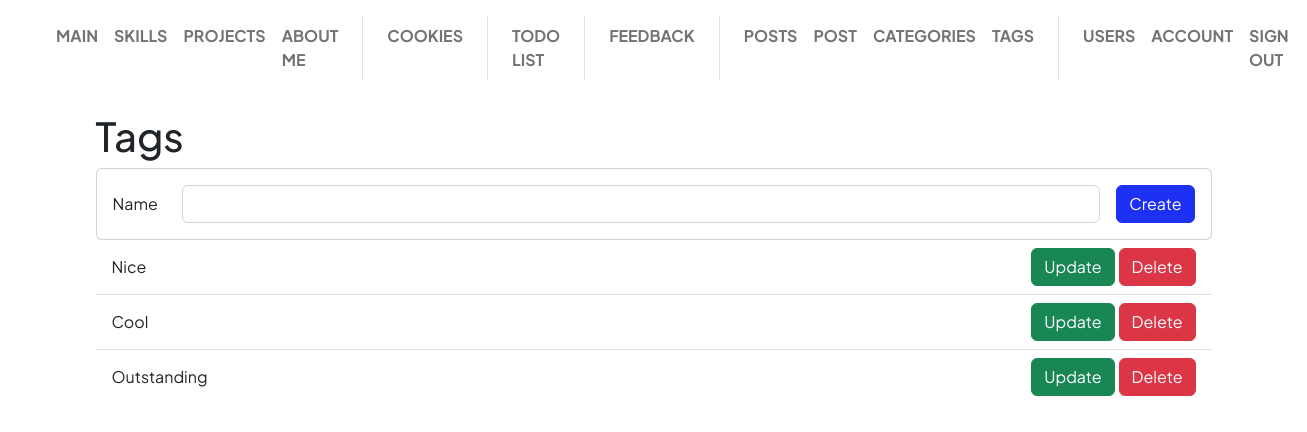
Screenshot of /post/tag/list (signed in) with the database file from the repository.
### app/post/models.py (models this page shows)
class Tag(db.Model):
    __tablename__ = "tag"
    id = Column(Integer, primary_key=True)
    name = Column(String(48), nullable=False)
    posts: Mapped[List[Post]] = db.relationship(secondary=post_tag_m2m, back_populates="tags")

### app/post/views.py (the view)
@post_blueprint.route('/tag/', methods=["GET", "POST"])
@post_blueprint.route('/tag/list', methods=["GET", "POST"])
def tag_list():
    form = TagCreationForm()
    if form.validate_on_submit():
        tag = Tag(name=form.name.data)
        db.session.add(tag)
        db.session.commit()
        flash("New tag has been added", "success")
        return redirect(url_for('.tag_list'))
    elif request.method == "POST":
        flash("New tag cannot be created until you resolve the mistake", "danger")
    all_tags = Tag.query.all()
    return render_template("post-tags/list.html", all_tags=all_tags, creation_form=form)

### app/post/forms.py (shortened to what this page needs)
class TagCreationForm(FlaskForm):
    name = StringField("Name",
                        validators=[
                            Length(max=48),
                            DataRequired(message="Name is required.")
                        ])
    submit = SubmitField("Create")

### app/base/menu.py (called while the page is built)
@base_blueprint.app_context_processor
def inject_menu():
    return dict(menu=__menu__.__iter__(), menu_separator=__separator__)

    @property
    def url(self):
        return url_for(self.endpoint)

    @property
    def visible(self):
        return not self.visibility_lambda or self.visibility_lambda()

### app/user/models.py (called while the page is built)
@login_manager.user_loader
def user_loader(user_id):
    return User.query.get(int(user_id))

### app/post/templates/post-tags/list.html (shortened to what this page needs)
{% extends "base/base.html" %}
{% from "base/macros.html" import render_field, render_text_input_horizontal %}
{% block page_body %}
<h1>Tags</h1>
{% if (current_user and current_user.is_authenticated) %}
<div class="card mx-auto">
    <div class="card-body">
        <form class="d-flex flex-wrap gap-3 fields-grow-1" method="POST" novalidate>
            {{ render_text_input_horizontal(creation_form.name) }}
            <div class="col-auto">
                {{ render_field(creation_form.submit) }}
            </div>
        </form>
    </div>
</div>
{% endif %}
{% if all_tags.__len__() > 0 %}
<ul class="list-group list-group-flush">
    {% for tag in all_tags %}
    <li class="list-group-item d-flex flex-row gap-1 align-items-center">
        <span class="flex-grow-1"> {{ tag["name"] }} </span>
        {% if (current_user and current_user.is_authenticated) %}
        <a class="btn btn-success" href="{{ url_for('.tag_update', id=tag.id) }}">Update</a>
        <form action="{{ url_for('.tag_delete', id=tag.id) }}" method="post" novalidate>
            <input type="submit" class="btn btn-danger" value="Delete" />
        </form>
        {% endif %}
    </li>
    {% endfor%}
</ul>
{% endif %}
{% endblock %}

### rows the page displays
Tag: name "Nice"
Tag: name "Cool"
Tag: name "Outstanding"

### other values shown
{{ item.name | upper }} "MAIN" "SKILLS" "PROJECTS" "ABOUT ME" "COOKIES" "TODO LIST" "FEEDBACK" "POSTS" "POST" "CATEGORIES" "TAGS" "USERS" "ACCOUNT" "SIGN OUT"
{{ field.label.text }} "Name"
